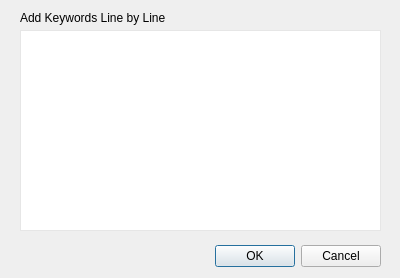
<?xml version="1.0" encoding="UTF-8"?>
<ui version="4.0">
 <class>Dialog</class>
 <widget class="QDialog" name="Dialog">
  <property name="geometry">
   <rect>
    <x>0</x>
    <y>0</y>
    <width>400</width>
    <height>278</height>
   </rect>
  </property>
  <property name="windowTitle">
   <string>Keywords</string>
  </property>
  <widget class="QDialogButtonBox" name="buttonBox">
   <property name="geometry">
    <rect>
     <x>40</x>
     <y>240</y>
     <width>341</width>
     <height>32</height>
    </rect>
   </property>
   <property name="orientation">
    <enum>Qt::Horizontal</enum>
   </property>
   <property name="standardButtons">
    <set>QDialogButtonBox::Cancel|QDialogButtonBox::Ok</set>
   </property>
  </widget>
  <widget class="QPlainTextEdit" name="textedit_kwd">
   <property name="geometry">
    <rect>
     <x>20</x>
     <y>30</y>
     <width>361</width>
     <height>201</height>
    </rect>
   </property>
   <property name="font">
    <font>
     <family>Arial</family>
     <pointsize>10</pointsize>
    </font>
   </property>
   <property name="styleSheet">
    <string notr="true">QPlainTextEdit {
    border: 1px solid#e6e6e6;
    background-color: white;
}</string>
   </property>
  </widget>
  <widget class="QLabel" name="lb_key">
   <property name="geometry">
    <rect>
     <x>20</x>
     <y>10</y>
     <width>171</width>
     <height>16</height>
    </rect>
   </property>
   <property name="text">
    <string>Add Keywords Line by Line</string>
   </property>
  </widget>
 </widget>
 <resources/>
 <connections>
  <connection>
   <sender>buttonBox</sender>
   <signal>accepted()</signal>
   <receiver>Dialog</receiver>
   <slot>accept()</slot>
   <hints>
    <hint type="sourcelabel">
     <x>248</x>
     <y>254</y>
    </hint>
    <hint type="destinationlabel">
     <x>157</x>
     <y>274</y>
    </hint>
   </hints>
  </connection>
  <connection>
   <sender>buttonBox</sender>
   <signal>rejected()</signal>
   <receiver>Dialog</receiver>
   <slot>reject()</slot>
   <hints>
    <hint type="sourcelabel">
     <x>316</x>
     <y>260</y>
    </hint>
    <hint type="destinationlabel">
     <x>286</x>
     <y>274</y>
    </hint>
   </hints>
  </connection>
 </connections>
</ui>
